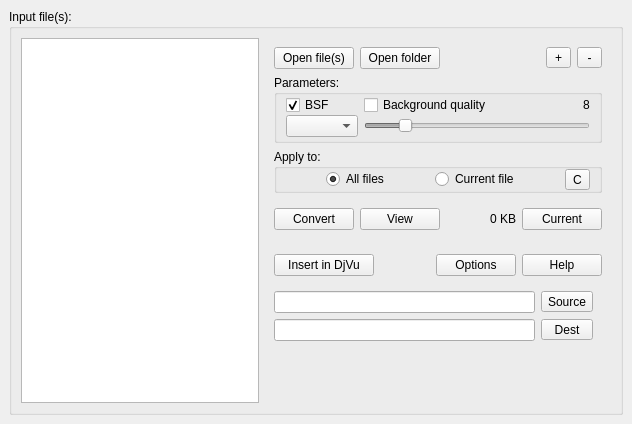
<?xml version="1.0" encoding="UTF-8"?>
<ui version="4.0">
 <class>MainWindow</class>
 <widget class="QMainWindow" name="MainWindow">
  <property name="geometry">
   <rect>
    <x>0</x>
    <y>0</y>
    <width>632</width>
    <height>424</height>
   </rect>
  </property>
  <property name="windowIcon">
   <iconset resource="res/appicon.qrc">
    <normaloff>:/appicon</normaloff>:/appicon</iconset>
  </property>
  <widget class="QWidget" name="centralwidget">
   <layout class="QVBoxLayout" name="verticalLayout">
    <item>
     <widget class="QGroupBox" name="groupBox">
      <property name="sizePolicy">
       <sizepolicy hsizetype="Preferred" vsizetype="Preferred">
        <horstretch>0</horstretch>
        <verstretch>0</verstretch>
       </sizepolicy>
      </property>
      <property name="title">
       <string>Input file(s):</string>
      </property>
      <layout class="QHBoxLayout" name="horizontalLayout_2">
       <item>
        <widget class="QMyTableView" name="tblFiles">
         <property name="sizePolicy">
          <sizepolicy hsizetype="Minimum" vsizetype="Expanding">
           <horstretch>0</horstretch>
           <verstretch>0</verstretch>
          </sizepolicy>
         </property>
         <property name="minimumSize">
          <size>
           <width>10</width>
           <height>0</height>
          </size>
         </property>
         <property name="alternatingRowColors">
          <bool>true</bool>
         </property>
         <property name="selectionMode">
          <enum>QAbstractItemView::ExtendedSelection</enum>
         </property>
         <property name="selectionBehavior">
          <enum>QAbstractItemView::SelectRows</enum>
         </property>
         <property name="gridStyle">
          <enum>Qt::DotLine</enum>
         </property>
         <attribute name="horizontalHeaderStretchLastSection">
          <bool>true</bool>
         </attribute>
         <attribute name="verticalHeaderCascadingSectionResizes">
          <bool>true</bool>
         </attribute>
         <attribute name="verticalHeaderShowSortIndicator" stdset="0">
          <bool>false</bool>
         </attribute>
        </widget>
       </item>
       <item>
        <widget class="QFrame" name="verticalFrame">
         <property name="sizePolicy">
          <sizepolicy hsizetype="MinimumExpanding" vsizetype="Preferred">
           <horstretch>0</horstretch>
           <verstretch>0</verstretch>
          </sizepolicy>
         </property>
         <layout class="QVBoxLayout" name="verticalLayout_2">
          <item>
           <layout class="QHBoxLayout" name="horizontalLayout">
            <item>
             <widget class="QPushButton" name="btnOpenFile">
              <property name="text">
               <string>Open file(s)</string>
              </property>
             </widget>
            </item>
            <item>
             <widget class="QPushButton" name="btnOpenFolder">
              <property name="text">
               <string>Open folder</string>
              </property>
             </widget>
            </item>
            <item>
             <spacer name="horizontalSpacer">
              <property name="orientation">
               <enum>Qt::Horizontal</enum>
              </property>
              <property name="sizeHint" stdset="0">
               <size>
                <width>40</width>
                <height>20</height>
               </size>
              </property>
             </spacer>
            </item>
            <item>
             <widget class="QToolButton" name="btnAddFiles">
              <property name="minimumSize">
               <size>
                <width>25</width>
                <height>0</height>
               </size>
              </property>
              <property name="text">
               <string>+</string>
              </property>
             </widget>
            </item>
            <item>
             <widget class="QToolButton" name="btnRemoveFiles">
              <property name="minimumSize">
               <size>
                <width>25</width>
                <height>0</height>
               </size>
              </property>
              <property name="text">
               <string>-</string>
              </property>
             </widget>
            </item>
           </layout>
          </item>
          <item>
           <widget class="QGroupBox" name="gbParameters">
            <property name="title">
             <string>Parameters:</string>
            </property>
            <layout class="QGridLayout" name="gridLayout_2">
             <property name="topMargin">
              <number>0</number>
             </property>
             <property name="bottomMargin">
              <number>3</number>
             </property>
             <property name="verticalSpacing">
              <number>0</number>
             </property>
             <item row="0" column="0">
              <widget class="QCheckBox" name="cbBSF">
               <property name="text">
                <string>BSF</string>
               </property>
               <property name="checked">
                <bool>true</bool>
               </property>
              </widget>
             </item>
             <item row="0" column="1">
              <layout class="QHBoxLayout" name="horizontalLayout_3">
               <item>
                <widget class="QCheckBox" name="cbBkgQuality">
                 <property name="text">
                  <string>Background quality</string>
                 </property>
                </widget>
               </item>
               <item>
                <spacer name="horizontalSpacer_2">
                 <property name="orientation">
                  <enum>Qt::Horizontal</enum>
                 </property>
                 <property name="sizeHint" stdset="0">
                  <size>
                   <width>40</width>
                   <height>20</height>
                  </size>
                 </property>
                </spacer>
               </item>
               <item>
                <widget class="QLabel" name="lblBkgQuality">
                 <property name="text">
                  <string notr="true">8</string>
                 </property>
                </widget>
               </item>
              </layout>
             </item>
             <item row="1" column="0">
              <widget class="QComboBox" name="comboBSF"/>
             </item>
             <item row="1" column="1">
              <widget class="QSlider" name="valBkgQuality">
               <property name="enabled">
                <bool>false</bool>
               </property>
               <property name="maximum">
                <number>50</number>
               </property>
               <property name="value">
                <number>8</number>
               </property>
               <property name="orientation">
                <enum>Qt::Horizontal</enum>
               </property>
              </widget>
             </item>
            </layout>
           </widget>
          </item>
          <item>
           <widget class="QGroupBox" name="gbApplyTo">
            <property name="title">
             <string>Apply to:</string>
            </property>
            <layout class="QHBoxLayout" name="horizontalLayout_4">
             <property name="topMargin">
              <number>0</number>
             </property>
             <property name="bottomMargin">
              <number>0</number>
             </property>
             <item>
              <spacer name="horizontalSpacer_3">
               <property name="orientation">
                <enum>Qt::Horizontal</enum>
               </property>
               <property name="sizeHint" stdset="0">
                <size>
                 <width>40</width>
                 <height>20</height>
                </size>
               </property>
              </spacer>
             </item>
             <item>
              <widget class="QRadioButton" name="rbAll">
               <property name="text">
                <string>All files</string>
               </property>
               <property name="checked">
                <bool>true</bool>
               </property>
              </widget>
             </item>
             <item>
              <spacer name="horizontalSpacer_5">
               <property name="orientation">
                <enum>Qt::Horizontal</enum>
               </property>
               <property name="sizeHint" stdset="0">
                <size>
                 <width>40</width>
                 <height>20</height>
                </size>
               </property>
              </spacer>
             </item>
             <item>
              <widget class="QRadioButton" name="rbCurrent">
               <property name="text">
                <string>Current file</string>
               </property>
              </widget>
             </item>
             <item>
              <spacer name="horizontalSpacer_4">
               <property name="orientation">
                <enum>Qt::Horizontal</enum>
               </property>
               <property name="sizeHint" stdset="0">
                <size>
                 <width>40</width>
                 <height>20</height>
                </size>
               </property>
              </spacer>
             </item>
             <item>
              <widget class="QToolButton" name="btnClear">
               <property name="minimumSize">
                <size>
                 <width>25</width>
                 <height>0</height>
                </size>
               </property>
               <property name="toolTip">
                <string>Clear all page specific settings</string>
               </property>
               <property name="text">
                <string>C</string>
               </property>
              </widget>
             </item>
            </layout>
           </widget>
          </item>
          <item>
           <widget class="QFrame" name="gbButtons">
            <layout class="QHBoxLayout" name="horizontalLayout_5">
             <property name="leftMargin">
              <number>0</number>
             </property>
             <property name="rightMargin">
              <number>0</number>
             </property>
             <property name="bottomMargin">
              <number>9</number>
             </property>
             <item>
              <widget class="QPushButton" name="btnConvert">
               <property name="text">
                <string>Convert</string>
               </property>
              </widget>
             </item>
             <item>
              <widget class="QPushButton" name="btnView">
               <property name="text">
                <string>View</string>
               </property>
              </widget>
             </item>
             <item>
              <spacer name="horizontalSpacer_7">
               <property name="orientation">
                <enum>Qt::Horizontal</enum>
               </property>
               <property name="sizeHint" stdset="0">
                <size>
                 <width>40</width>
                 <height>20</height>
                </size>
               </property>
              </spacer>
             </item>
             <item>
              <widget class="QLabel" name="lblFilesize">
               <property name="text">
                <string notr="true">0 KB</string>
               </property>
               <property name="alignment">
                <set>Qt::AlignCenter</set>
               </property>
              </widget>
             </item>
             <item>
              <widget class="QPushButton" name="btnCurrent">
               <property name="text">
                <string>Current</string>
               </property>
              </widget>
             </item>
            </layout>
           </widget>
          </item>
          <item>
           <layout class="QHBoxLayout" name="horizontalLayout_6">
            <property name="topMargin">
             <number>9</number>
            </property>
            <item>
             <widget class="QPushButton" name="btnInsert">
              <property name="minimumSize">
               <size>
                <width>100</width>
                <height>0</height>
               </size>
              </property>
              <property name="text">
               <string>Insert in DjVu</string>
              </property>
             </widget>
            </item>
            <item>
             <spacer name="horizontalSpacer_6">
              <property name="orientation">
               <enum>Qt::Horizontal</enum>
              </property>
              <property name="sizeHint" stdset="0">
               <size>
                <width>40</width>
                <height>20</height>
               </size>
              </property>
             </spacer>
            </item>
            <item>
             <widget class="QPushButton" name="btnOptions">
              <property name="text">
               <string>Options</string>
              </property>
             </widget>
            </item>
            <item>
             <widget class="QPushButton" name="btnHelp">
              <property name="text">
               <string>Help</string>
              </property>
             </widget>
            </item>
           </layout>
          </item>
          <item>
           <widget class="QFrame" name="gbPaths">
            <layout class="QGridLayout" name="gridLayout">
             <property name="leftMargin">
              <number>0</number>
             </property>
             <item row="0" column="0">
              <widget class="QLineEdit" name="edSourceDjVu"/>
             </item>
             <item row="0" column="1">
              <widget class="QToolButton" name="btnSourceDjVu">
               <property name="sizePolicy">
                <sizepolicy hsizetype="Preferred" vsizetype="Fixed">
                 <horstretch>0</horstretch>
                 <verstretch>0</verstretch>
                </sizepolicy>
               </property>
               <property name="text">
                <string>Source</string>
               </property>
              </widget>
             </item>
             <item row="1" column="0">
              <widget class="QLineEdit" name="edDestDjVu"/>
             </item>
             <item row="1" column="1">
              <widget class="QToolButton" name="btnDestDjVu">
               <property name="sizePolicy">
                <sizepolicy hsizetype="Preferred" vsizetype="Fixed">
                 <horstretch>0</horstretch>
                 <verstretch>0</verstretch>
                </sizepolicy>
               </property>
               <property name="text">
                <string>Dest</string>
               </property>
              </widget>
             </item>
            </layout>
           </widget>
          </item>
          <item>
           <spacer name="verticalSpacer">
            <property name="orientation">
             <enum>Qt::Vertical</enum>
            </property>
            <property name="sizeHint" stdset="0">
             <size>
              <width>20</width>
              <height>40</height>
             </size>
            </property>
           </spacer>
          </item>
         </layout>
        </widget>
       </item>
      </layout>
     </widget>
    </item>
   </layout>
  </widget>
 </widget>
 <customwidgets>
  <customwidget>
   <class>QMyTableView</class>
   <extends>QTableView</extends>
   <header>qmytableview.h</header>
  </customwidget>
 </customwidgets>
 <resources>
  <include location="res/appicon.qrc"/>
 </resources>
 <connections/>
</ui>
